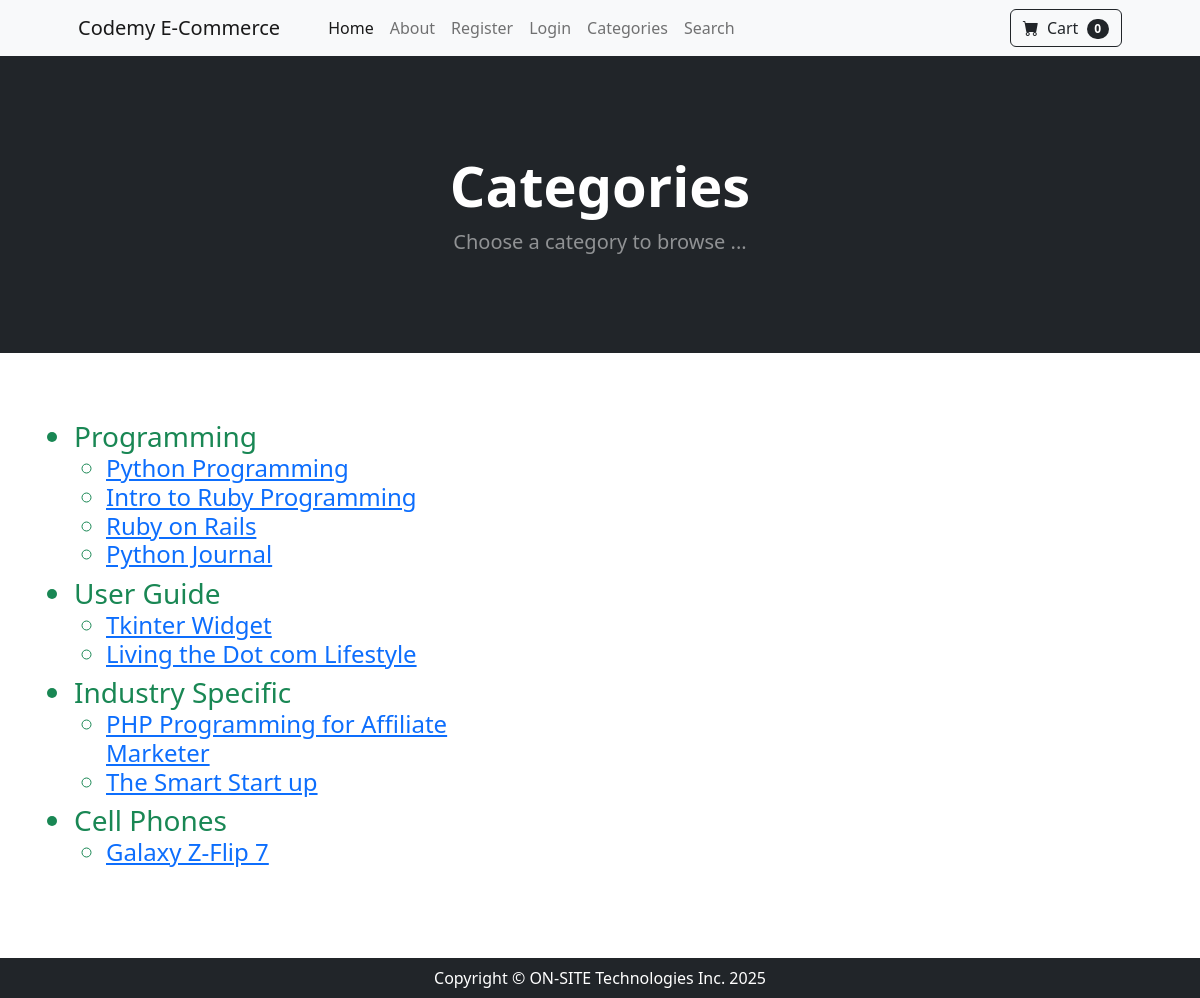
The app's page /category_summary/ with its own data.
### store/models.py (models this page shows, shortened)
class Category(models.Model):
  name = models.CharField(max_length=50)
  class Meta:
    verbose_name_plural ='categories'

class Product(models.Model):
  name = models.CharField(max_length=100)
  price = models.DecimalField(default=0, decimal_places=2, max_digits=6)
  category = models.ForeignKey(Category, on_delete=models.CASCADE, default=1)
  description = models.CharField(max_length=250, default='', blank=True, null=True)
  image = models.ImageField(upload_to='uploads/product/')
  is_sale = models.BooleanField(default=False)
  sale_price = models.DecimalField(default=0, decimal_places=2, max_digits=6)

### store/views.py (the view)
# urls.py: path('category_summary/', views.category_summary, name='category_summary'),
def category_summary(request):
  categories = Category.objects.all()
  products = Product.objects.all()
  return render(request, 'category_summary.html', {'categories': categories, 'products': products})

### cart/cart.py (called while the page is built)
  def __len__(self):
    return len(self.cart)

### cart/context_processors.py (called while the page is built)
def cart(request):
  return {'cart': Cart(request)}

### store/templates/category_summary.html
{% extends 'base.html' %}
{% block content %}
<header class="bg-dark py-5">
    <div class="container px-4 px-lg-5 my-5">
        <div class="text-center text-white">
            <h1 class="display-4 fw-bolder">Categories</h1>
            <p class="lead fw-normal text-white-50 mb-0">Choose a category to browse ...</p>
        </div>
    </div>
</header>
<div class="container">
  <div class="row">
    <div class="col-8 text-success h3">
      <br/><br/>
      <ul>
      {% for cat in categories %}
        <li>{{ cat.name }}</li>
        <div class="col-8 text-success h4">
          <ul>
            {% for prod in products %}
              {% if cat.id == prod.category_id%}
                <li><a href="{% url 'product' prod.id %}">{{ prod.name }}</a></li>
              {% endif %}
            {% endfor %}
          </ul>
        </div>
      {% endfor %}
      </ul>
      <br/><br/>
    </div>
  </div>
</div>
{% endblock %}

### records on screen
Category: name "Programming"
Product: name "Python Programming"
Product: name "Intro to Ruby Programming"
Product: name "Ruby on Rails"
Product: name "Python Journal"
Category: name "User Guide"
Product: name "Tkinter Widget"
Product: name "Living the Dot com Lifestyle"
Category: name "Industry Specific"
Product: name "PHP Programming for Affiliate Marketer"
Product: name "The Smart Start up"
Category: name "Cell Phones"
Product: name "Galaxy Z-Flip 7"

### other values on screen
{{ cart|length }} "0"
